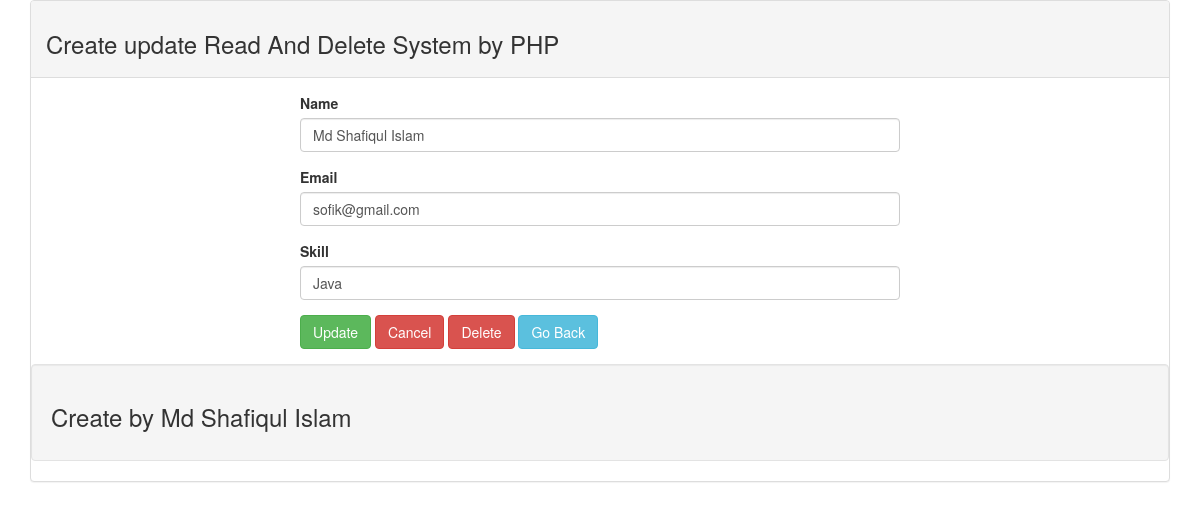
Page /update.php?id=1 on the committed database.
### tables this page shows
CREATE TABLE `tbl_user` (
  `id` int(11) NOT NULL,
  `name` varchar(25) NOT NULL,
  `email` varchar(50) NOT NULL,
  `Skill` varchar(20) NOT NULL
);

### Database.php (called while the page is built, shortened)
<?php
class Database{
    public $host    = DB_HOST;
    public $user    = DB_USER;
    public $pass    = DB_PASS;
    public $dbname  = DB_NAME;
    public $link;
    private function connectDB(){
       $this->link = new mysqli($this->host, $this->user, $this->pass, $this->dbname);
    }
      public function select($query){
        $result = $this->link->query($query)or die($this->link->error.__LINE__);
        if($result->num_rows > 0){
            return $result;
        }else{
            return false;
        }
    }
}
?>

### update.php (the view, shortened to what this page needs)
<?php
include 'header.php';
include 'Database.php';
?>
<?php
$id = $_GET['id'];
$db = new Database();
$query = "SELECT * FROM tbl_user WHERE id=$id";
$getData = $db->select($query)->fetch_assoc();
?>
            <div class="panel-body">
           <div style="width:600px; margin:0 auto;">
            <form action="update.php?id=<?php echo $id; ?>" method="post">
                <div class="form-group">
                     <label for="name">Name</label>
                     <input value="<?php echo $getData['name'] ?>" type="text" name="name" class="form-control">
                 </div>
                 <div class="form-group">
                     <label for="email">Email</label>
                     <input value="<?php echo $getData['email'] ?>" type="text" name="email" class="form-control">
                 </div>
                 <div class="form-group">
                     <label for="password">Skill</label>
                     <input value="<?php echo $getData['Skill'] ?>" type="text" name="skill" class="form-control">
                 </div>
                 <button class="btn btn-success" name="submit" type="submit">Update</button>
                 <input class="btn btn-danger" type="reset" name="" value="Cancel">
                 <input type="submit" class="btn btn-danger" name="delete" value="Delete">
                 <a class="btn btn-info" href="index.php">Go Back</a>
              </form>
              </div>
       </div>
<?php
include 'footer.php';
?>

### rows in the picture
tbl_user: name "Md Shafiqul Islam", email "sofik@gmail.com", skill "Java"
